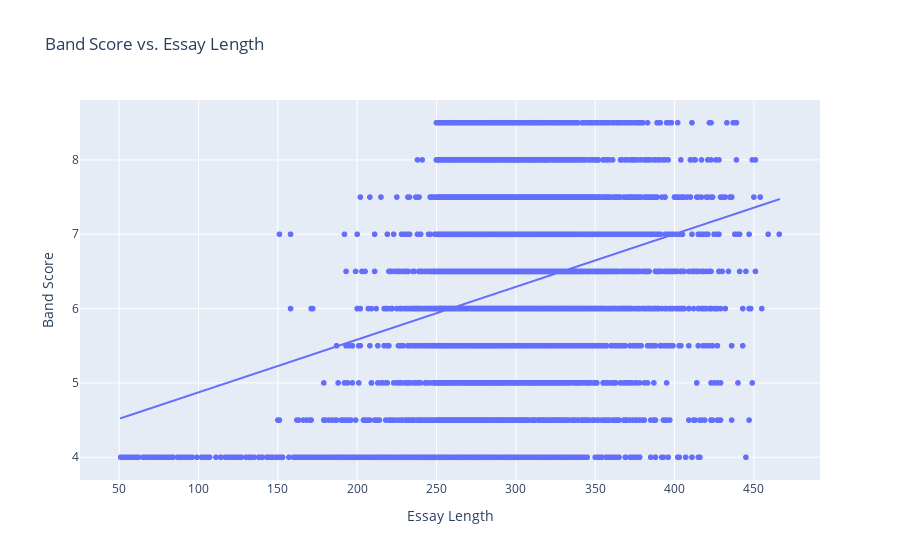

The notebook cell this image was saved under:
### Markdown cell above
### OLS Trendline Analysis

Add an Ordinary Least Squares (OLS) trendline to the scatter plot to quantify the linear relationship between essay length and band scores.

### Code cell
import plotly.express as px

fig = px.scatter(
    df,
    x="essay_length",
    y="band_score",
    trendline="ols",
    labels={"essay_length": "Essay Length", "band_score": "Band Score"},
    title="Band Score vs. Essay Length",
)
fig.show()

### Figure 1 — Plotly figure (JSON) as saved in the notebook; plotly's stock layout.template omitted (floating-point values rounded to 4 significant figures; data arrays with more than 128 entries replaced by an {"elided": "..."} marker saying what was removed)
{"data": [{"hovertemplate": "Essay Length=%{x}<br>Band Score=%{y}<extra></extra>", "legendgroup": "", "marker": {"color": "#636efa", "symbol": "circle"}, "mode": "markers", "name": "", "showlegend": false, "type": "scattergl", "x": {"elided": "9048 int values"}, "xaxis": "x", "y": {"elided": "9048 float values"}, "yaxis": "y"}, {"hovertemplate": "<b>OLS trendline</b><br>band_score = 0.00709933 * essay_length + 4.16271<br>R<sup>2</sup>=0.081772<br><br>Essay Length=%{x}<br>Band Score=%{y} <b>(trend)</b><extra></extra>", "legendgroup": "", "marker": {"color": "#636efa", "symbol": "circle"}, "mode": "lines", "name": "", "showlegend": false, "type": "scattergl", "x": {"elided": "9048 int values"}, "xaxis": "x", "y": {"elided": "9048 float values"}, "yaxis": "y"}], "layout": {"legend": {"tracegroupgap": 0}, "title": {"text": "Band Score vs. Essay Length"}, "xaxis": {"anchor": "y", "domain": [0, 1], "title": {"text": "Essay Length"}}, "yaxis": {"anchor": "x", "domain": [0, 1], "title": {"text": "Band Score"}}}}
